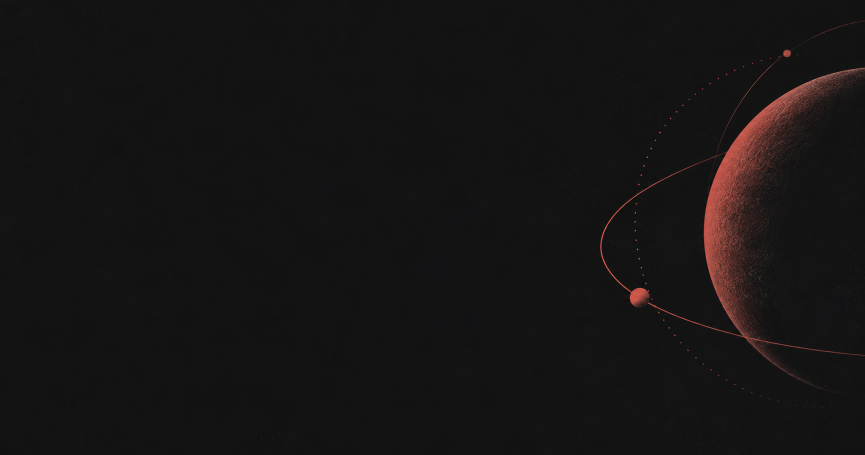
#> input picture assets/social-background.png, 1730 x 909 px (shown at 1/2 size)
$ python generate-social-card.py
#> lines starting #> are read from the running program, lines starting #| are printed output that depends on the picture
from pathlib import Path

from PIL import Image, ImageDraw, ImageFont


ROOT = Path(__file__).resolve().parents[1]
BACKGROUND = ROOT / "assets" / "social-background.png"
OUTPUT = ROOT / "assets" / "social-card.png"
SIZE = (1200, 630)


def font(size, bold=False):
    name = "/System/Library/Fonts/Supplemental/Arial Bold.ttf" if bold else "/System/Library/Fonts/Supplemental/Arial.ttf"
    return ImageFont.truetype(name, size)


def main():
    source = Image.open(BACKGROUND).convert("RGB")
#> source is the input picture: PIL image 1730x909 RGB; mean R, G, B 21.9, 20.2, 20.7
    card = source.resize(SIZE, Image.Resampling.LANCZOS)
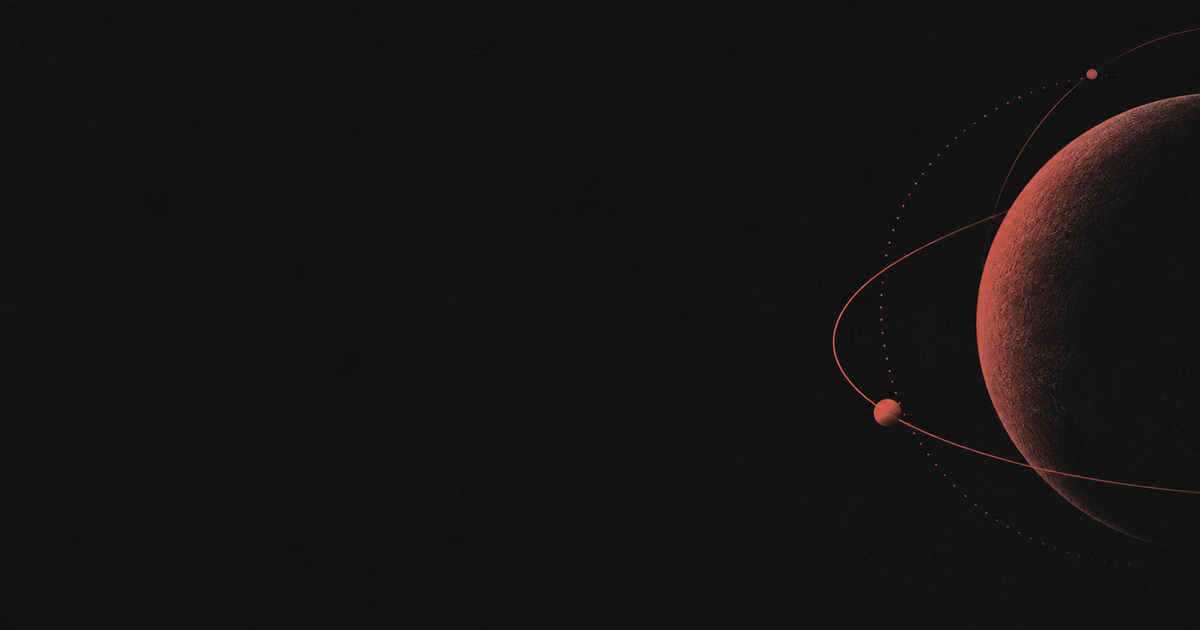
#> card: PIL image 1200x630 RGB; mean R, G, B 21.9, 20.2, 20.7
    overlay = Image.new("RGBA", SIZE, (0, 0, 0, 0))
#> overlay: PIL image 1200x630 RGBA; every value is 0
    draw = ImageDraw.Draw(overlay)
    for x in range(800):
        alpha = int(76 * (1 - (x / 800)))
        draw.line((x, 0, x, SIZE[1]), fill=(17, 18, 20, alpha))
    card = Image.alpha_composite(card.convert("RGBA"), overlay)
#> card: PIL image 1200x630 RGBA
    draw = ImageDraw.Draw(card)
    coral = (216, 76, 71, 255)
    paper = (249, 248, 245, 255)
    muted = (212, 211, 208, 255)
    draw.text((74, 79), "OFFICIAL LEARNING MATERIALS", font=font(20, True), fill=coral, spacing=2)
    draw.text((74, 160), "ENGLISH", font=font(78, True), fill=paper)
    draw.text((74, 247), "MATERIALS", font=font(78, True), fill=paper)
    draw.text((76, 362), "Practical English resources for focused learners", font=font(30), fill=muted)
    draw.text((76, 532), "Tom Johnson", font=font(22, True), fill=paper)
    card.convert("RGB").save(OUTPUT, "PNG", optimize=True)
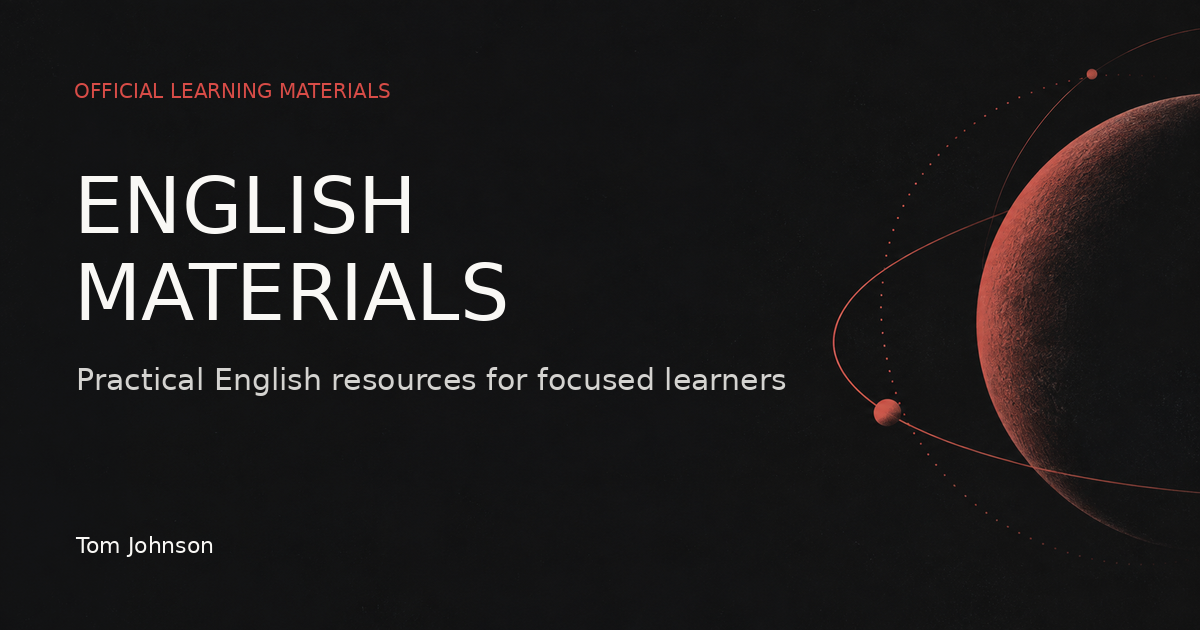
#> saved as social-card.png: PIL image 1200x630 RGB; mean R, G, B 27.9, 26, 26.3


if __name__ == "__main__":
    main()
